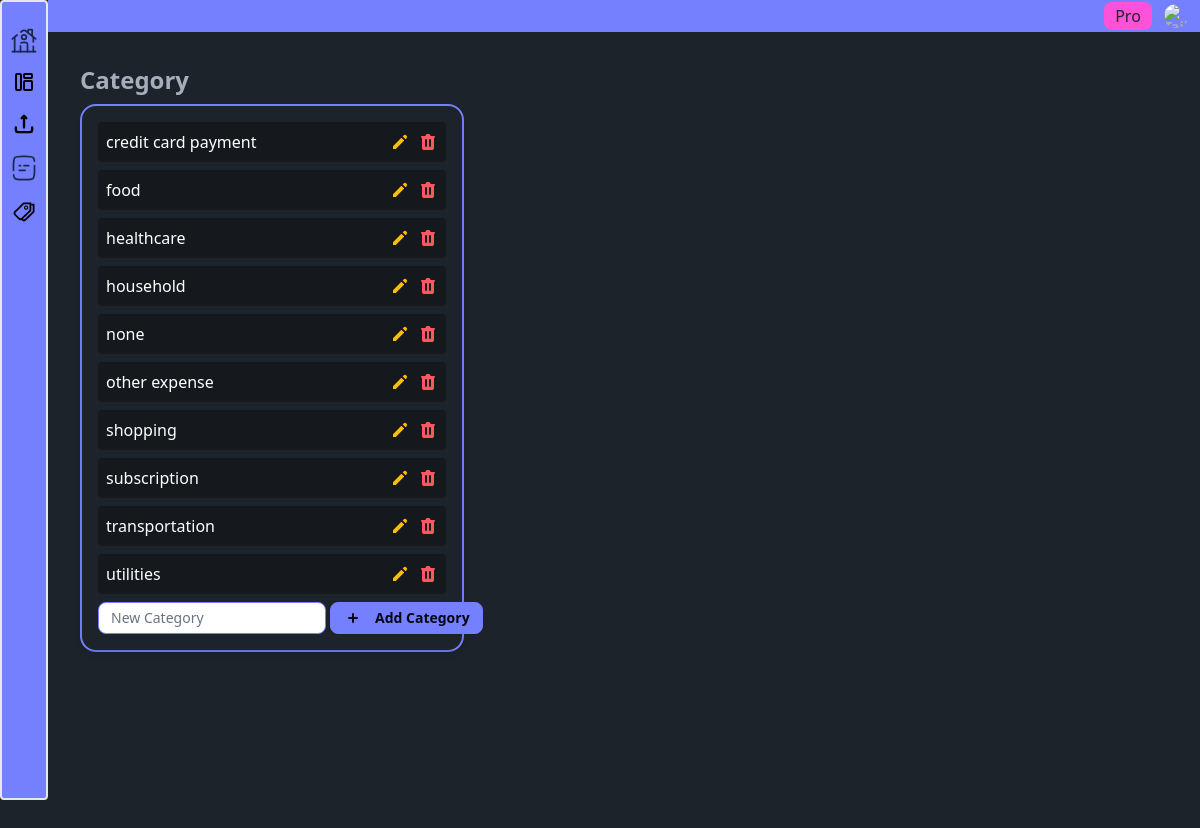
The app's page /category/category/ with its own data.
### upload_doc/models.py (models this page shows, shortened)
class ExpenseCategory(models.Model):
    name = models.CharField(max_length=100)

### category/views.py (the view)
# urls.py: path("category/", views.category_list, name="category_list"),
def category_list(request):
    categories = ExpenseCategory.objects.all().order_by("name")
    form = CategoryForm()
    context = {
        "categories": categories,
        "form": form,
    }
    return render(request, "category/category_list.html", context)

### category/forms.py
class CategoryForm(forms.Form):
    category_name = forms.CharField(max_length=100)

### theme/templates/category/category_list.html (shortened to what this page needs)
{% extends "../dashboard/dashboard_base.html" %}
{% load widget_tweaks %}
{% block main %}
<section class="max-w-sm flex-col items-center min-h-screen">
  <div>
    <header class="mb-2">
      <h2 class="text-2xl font-semibold">Category</h2>
    </header>
  </div>
  <div class="card border-2 border-primary w-full justify-center mx-auto">
    <div
      class="p-4 rounded-lg shadow-md space-y-2"
      id="category_list">
      <ul class="space-y-2">
        {% for category in categories %}
        <li
          class="flex justify-between items-center bg-base-300 p-2 rounded"
          id="category_list_{{ category.id }}">
          <span class="text-white">{{ category.name }}</span>
          <div class="flex items-center space-x-2">
            <button
              class="text-warning transition-colors focus:outline-none"
              hx-post="{% url 'edit_category_list' %}"
              hx-target="#category_list_{{ category.id }}"
              hx-swap="outerHTML"
              hx-trigger="click"
              hx-vals='{
              "category_id": "{{ category.id }}",
              "category_name": "{{ category.name }}"
              }'>
              <svg xmlns="http://www.w3.org/2000/svg" class="h-5 w-5" viewBox="0 0 20 20" fill="currentColor">
                <path d="M13.586 3.586a2 2 0 112.828 2.828l-.793.793-2.828-2.828.793-.793zM11.379 5.793L3 14.172V17h2.828l8.38-8.379-2.83-2.828z" />
              </svg>
            </button>
            <button
              class="text-error transition-colors focus:outline-none"
              hx-post="{% url 'delete_category_list' %}"
              hx-target="#category_list"
              hx-swap="innerHTML"
              hx-trigger="click"
              hx-vals='{"category_id":"{{ category.id }}"}'>
            </button>
          </div>
        </li>
        {% endfor %}
      </ul>
      <form
        method="POST"
        hx-post="{% url 'add_category_list' %}"
        hx-trigger="submit"
        hx-target="#category_list"
        hx-swap="innerHTML"
        class="">
        <div class="flex items-center space-x-1">
          <input
            type="text"
            name="category_name"
            maxlength="100"
            placeholder="New Category"
            class="input-sm rounded-lg border-primary"
            required=""
            id="id_category_name"
            _="
            on focus
              set my @placeholder to ''
            end
            on keyup[key is 'Enter']
              trigger click on the next .btn
            end
            on keyup[key is 'Escape']
              set my @placeholder to 'New Category'
            end"/>
          <button
            class="btn btn-sm btn-primary"
            type="submit">
            <svg xmlns="http://www.w3.org/2000/svg" class="h-5 w-5 inline-block mr-1" viewBox="0 0 20 20" fill="currentColor">
              <path fill-rule="evenodd" d="M10 5a1 1 0 011 1v3h3a1 1 0 110 2h-3v3a1 1 0 11-2 0v-3H6a1 1 0 110-2h3V6a1 1 0 011-1z" clip-rule="evenodd" />
            </svg>
            Add Category
          </button>
        </div>
      </form>
    </div>
  </div>
</section>
  {% endblock %}

### records on screen
ExpenseCategory: name "credit card payment"
ExpenseCategory: name "food"
ExpenseCategory: name "healthcare"
ExpenseCategory: name "household"
ExpenseCategory: name "none"
ExpenseCategory: name "other expense"
ExpenseCategory: name "shopping"
ExpenseCategory: name "subscription"
ExpenseCategory: name "transportation"
ExpenseCategory: name "utilities"
